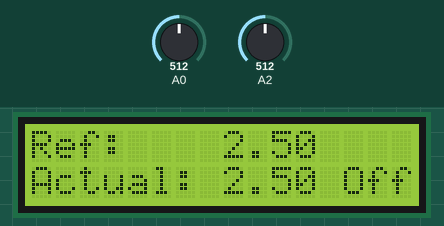
A sketch run on a simulated Arduino Uno, built with avr-gcc and run on an emulated ATmega328P. Shown: 16×2 character LCD. The inputs (shaded band) are chosen by the test bench; at power-on: A2 = 512, A0 = 512.

Above: at 1.2 s.
1.3 s: A2 set to 530
At 1.8 s:
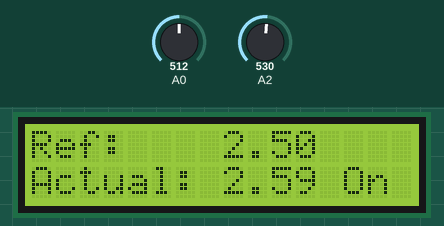
2.8 s: A0 set to 546
At 4.0 s:
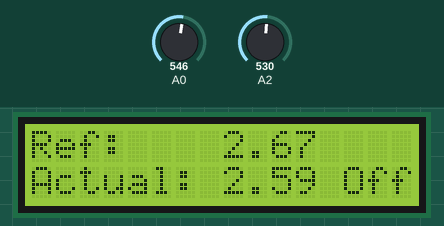
4.3 s: A2 set to 511
At 5.3 s:
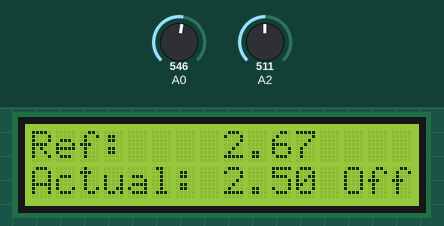
5.8 s: A0 set to 716
At 6.5 s:
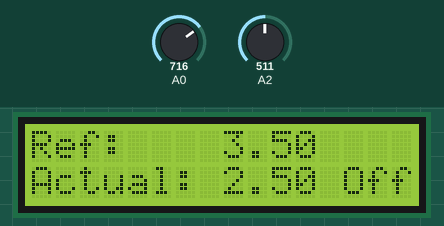
7.3 s: A0 set to 900
At 7.7 s:
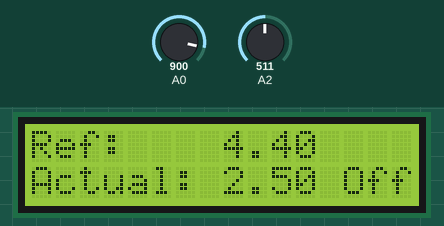
8.8 s: A2 set to 306
At 10.0 s:
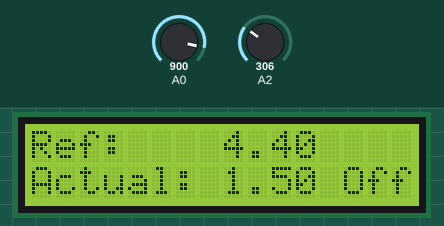
Timing chart, 0 to 11.3 s (numbered marks = the images above; inputs shaded):
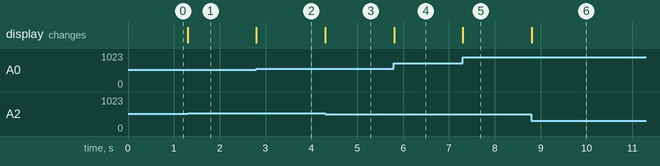

The sketch:

sketch_jan21a.ino
```cpp
#include <LiquidCrystal.h>

LiquidCrystal lcd(12, 11, 5, 4, 3, 2);

void setup() {
  lcd.begin(16, 2);
  lcd.setCursor(0, 0);
  lcd.print("Ref:");
  lcd.setCursor(0, 1);
  lcd.print("Actual:");
}

void loop()
{
  lcd.setCursor(8, 0);
  float refVoltage = ReadVoltage(A0);
  lcd.print(refVoltage);
  lcd.setCursor(8, 1);
  float fanVoltage = ReadVoltage(A2);
  lcd.print(fanVoltage);
  if(fanVoltage > refVoltage)
  {
    digitalWrite(13, HIGH);
    lcd.setCursor(13, 1);
    lcd.print("On ");
  }
  else
  {
    digitalWrite(13, LOW);
    lcd.setCursor(13, 1);
    lcd.print("Off");
  }
}

float ReadVoltage(int pin)
{
  int sensorValue = analogRead(pin);
  return sensorValue * (5.0 / 1023.0);
}
```

Measured:
- the behaviour switches between 512 and 513 on A2 (found by bisection; images 0 and 1)
- the behaviour switches between 529 and 530 on A0 (found by bisection; images 1 and 2)
- after the input at 1.3 s, the display: changes at once (image 1)
- after the input at 2.8 s, the display: changes at once (image 2)
- after the input at 4.3 s, the display: changes at once (image 3)
- after the input at 5.8 s, the display: changes at once (image 4)
- after the input at 7.3 s, the display: changes at once (image 5)
- after the input at 8.8 s, the display: changes at once (image 6)
